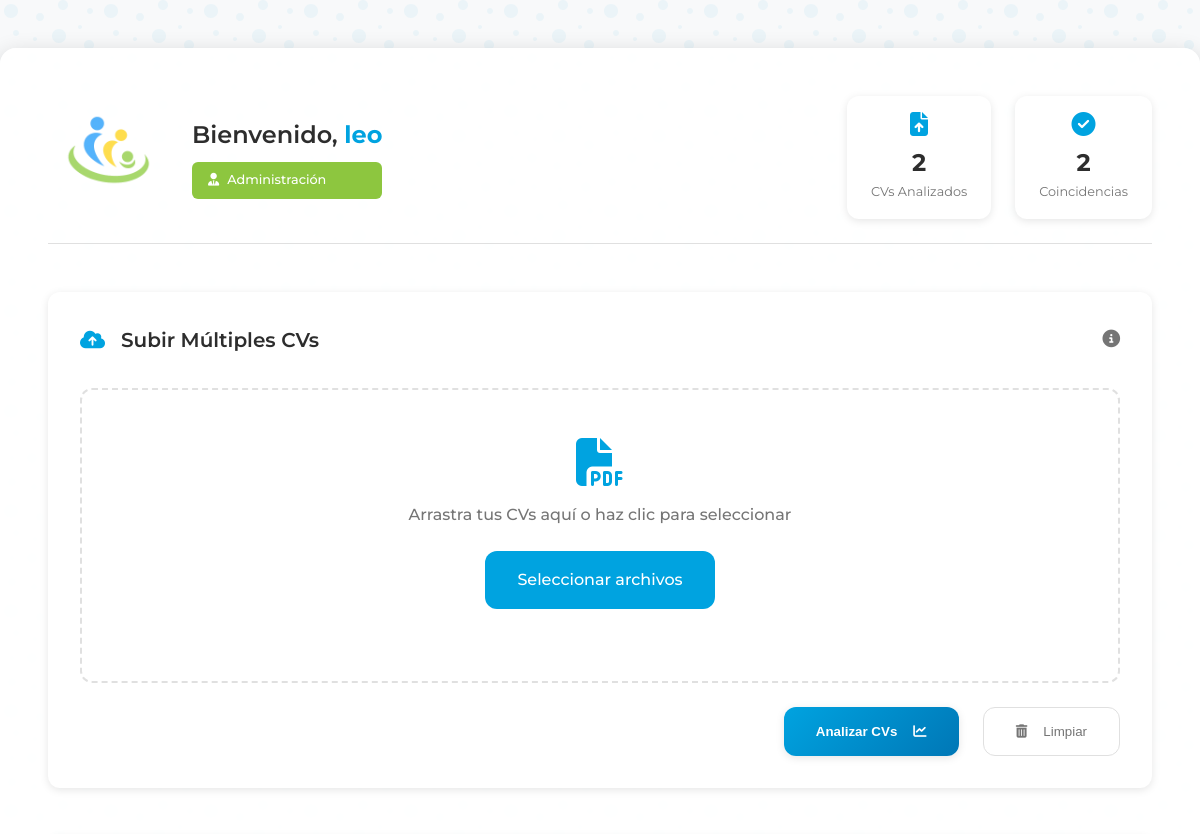
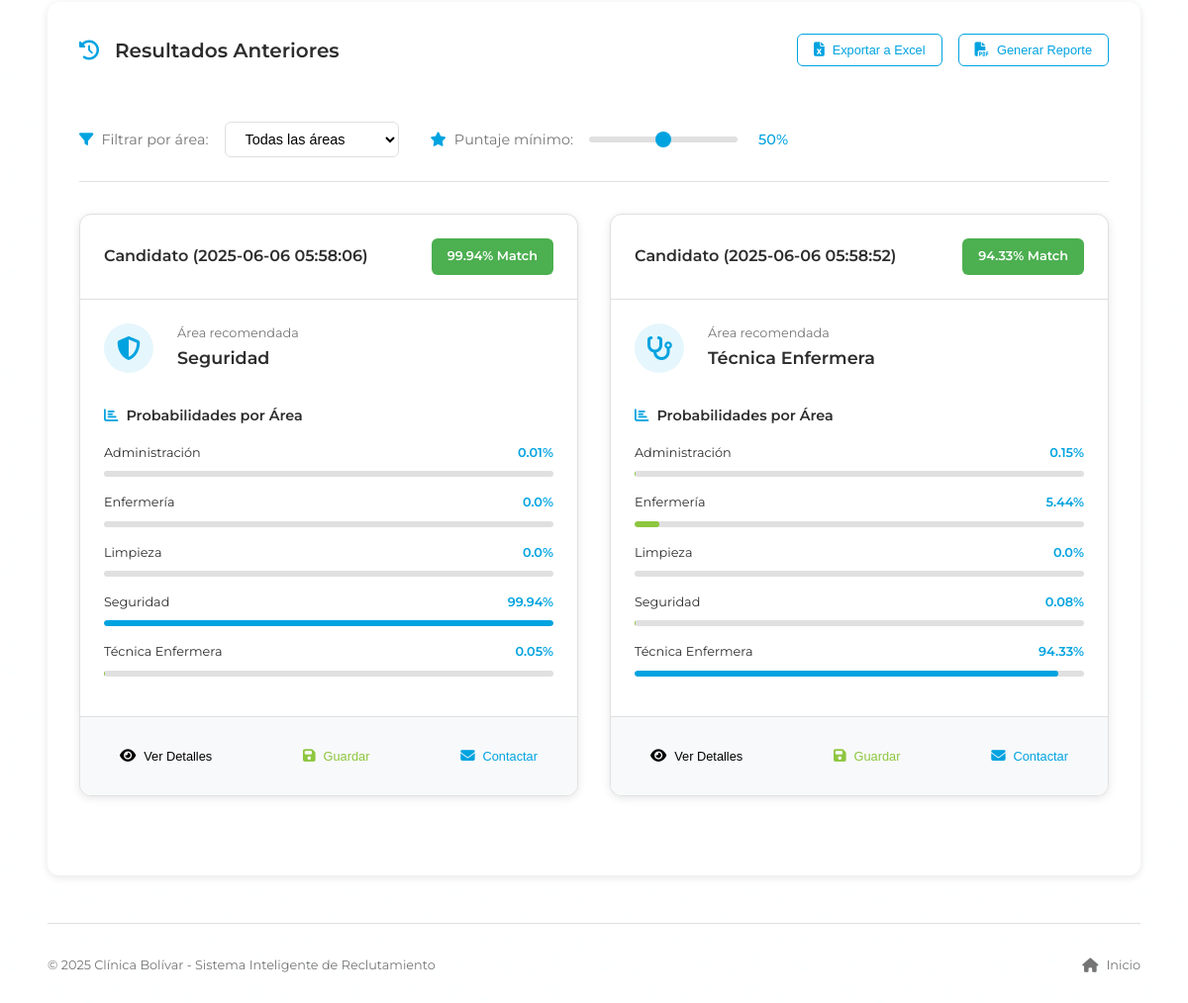
Page /welcome?personal_id=1 on the committed database (2 pictures, top to bottom).
### tables this page shows
CREATE TABLE personal (
                id INTEGER PRIMARY KEY AUTOINCREMENT,
                name TEXT NOT NULL,
                cargo TEXT NOT NULL
            );

CREATE TABLE cv_results (
                id INTEGER PRIMARY KEY AUTOINCREMENT,
                personal_id INTEGER NOT NULL,
                cv_text TEXT,
                prediction TEXT NOT NULL,
                probabilities TEXT NOT NULL,
                phone_number TEXT,
                timestamp DATETIME DEFAULT CURRENT_TIMESTAMP,
                FOREIGN KEY (personal_id) REFERENCES personal (id)
            );

### app.py (the view, shortened to what this page needs)
@app.route('/welcome', methods=['GET', 'POST'])
def welcome():
    personal_id = request.args.get('personal_id')
    if not personal_id:
        return redirect(url_for('index'))
    with sqlite3.connect(DATABASE) as conn:
        cursor = conn.cursor()
        cursor.execute('SELECT name, cargo FROM personal WHERE id = ?', (personal_id,))
        personal = cursor.fetchone()
    if not personal:
        return redirect(url_for('index'))
    name, cargo = personal
    with sqlite3.connect(DATABASE) as conn:
        cursor = conn.cursor()
        cursor.execute('SELECT prediction, probabilities, phone_number, timestamp FROM cv_results WHERE personal_id = ?', (personal_id,))
        previous_results = cursor.fetchall()
        previous_results = [
            {
                'prediction': pred,
                'results': json.loads(probs),
                'phone_number': phone,
                'timestamp': ts
            }
            for pred, probs, phone, ts in previous_results
        ]
        cursor.execute('SELECT COUNT(*) FROM cv_results WHERE personal_id = ?', (personal_id,))
        cv_count = cursor.fetchone()[0]
        match_count = sum(1 for result in previous_results if result['results'][result['prediction']] > 70)
    return render_template('welcome.html', name=name, cargo=cargo, results_list=results_list if 'results_list' in locals() else [], previous_results=previous_results, cv_count=cv_count, match_count=match_count)

### templates/welcome.html (shortened to what this page needs)
<!DOCTYPE html>
<html lang="es">
<head>
    <link rel="stylesheet" href="https://cdnjs.cloudflare.com/ajax/libs/font-awesome/6.4.0/css/all.min.css">
    <link rel="stylesheet" href="{{ url_for('static', filename='css/welcome.css') }}">
</head>
<body class="clinica-reclutamiento__body">
    <div class="clinica-reclutamiento__container">
        <header class="clinica-reclutamiento__header">
            <div class="clinica-reclutamiento__logo-container">
                <img src="{{ url_for('static', filename='images/logo.webp') }}" alt="Clínica Bolívar Logo" class="clinica-reclutamiento__logo">
                <div class="clinica-reclutamiento__user-info">
                    <h1 class="clinica-reclutamiento__welcome-title">Bienvenido, <span class="clinica-reclutamiento__user-name">{{ name }}</span></h1>
                    <div class="clinica-reclutamiento__user-badge">
                        <i class="fas fa-user-tie"></i>
                        <span>{{ cargo }}</span>
                    </div>
                </div>
            </div>
            <div class="clinica-reclutamiento__stats">
                <div class="clinica-reclutamiento__stat-card">
                    <i class="fas fa-file-upload"></i>
                    <span class="clinica-reclutamiento__stat-value" id="totalUploads">{{ cv_count }}</span>
                    <span class="clinica-reclutamiento__stat-label">CVs Analizados</span>
                </div>
                <div class="clinica-reclutamiento__stat-card">
                    <i class="fas fa-check-circle"></i>
                    <span class="clinica-reclutamiento__stat-value" id="successfulMatches">{{ match_count }}</span>
                    <span class="clinica-reclutamiento__stat-label">Coincidencias</span>
                </div>
            </div>
        </header>
        <main class="clinica-reclutamiento__main">
            <section class="clinica-reclutamiento__upload-section">
                <div class="clinica-reclutamiento__section-header">
                    <h2><i class="fas fa-cloud-upload-alt"></i> Subir Múltiples CVs</h2>
                    <div class="clinica-reclutamiento__section-tooltip">
                        <i class="fas fa-info-circle"></i>
                    </div>
                </div>
                <form method="post" enctype="multipart/form-data" id="uploadForm" class="clinica-reclutamiento__upload-form">
                    <div class="clinica-reclutamiento__drag-drop-area" id="dropArea">
                        <i class="fas fa-file-pdf clinica-reclutamiento__upload-icon"></i>
                        <p class="clinica-reclutamiento__drag-text">Arrastra tus CVs aquí o haz clic para seleccionar</p>
                        <label for="files" class="clinica-reclutamiento__file-label">Seleccionar archivos</label>
                    </div>
                    <div class="clinica-reclutamiento__form-actions">
                        <button type="submit" id="analyzeBtn" class="clinica-reclutamiento__analyze-btn">
                            <span class="clinica-reclutamiento__btn-text">Analizar CVs</span>
                            <i class="fas fa-chart-line clinica-reclutamiento__btn-icon"></i>
                        </button>
                        <button type="button" id="clearBtn" class="clinica-reclutamiento__clear-btn">
                            <i class="fas fa-trash-alt"></i> Limpiar
                        </button>
                    </div>
                </form>
            </section>
            {% if previous_results %}
            <section class="clinica-reclutamiento__results-section">
                <div class="clinica-reclutamiento__section-header">
                    <h2><i class="fas fa-history"></i> Resultados Anteriores</h2>
                    <div class="clinica-reclutamiento__export-actions">
                        <button class="clinica-reclutamiento__export-btn">
                            <i class="fas fa-file-excel"></i> Exportar a Excel
                        </button>
                        <button class="clinica-reclutamiento__export-btn">
                            <i class="fas fa-file-pdf"></i> Generar Reporte
                        </button>
                    </div>
                </div>
                <div class="clinica-reclutamiento__filters">
                    <div class="clinica-reclutamiento__filter-group">
                        <label for="areaFilterPrev"><i class="fas fa-filter"></i> Filtrar por área:</label>
                        <select id="areaFilterPrev" class="clinica-reclutamiento__filter-select">
                            <option value="all">Todas las áreas</option>
                        </select>
                    </div>
                    <div class="clinica-reclutamiento__filter-group">
                        <label for="scoreFilterPrev"><i class="fas fa-star"></i> Puntaje mínimo:</label>
                        <input type="range" id="scoreFilterPrev" min="0" max="100" value="50" class="clinica-reclutamiento__filter-range">
                        <span id="scoreValuePrev" class="clinica-reclutamiento__range-value">50%</span>
                    </div>
                </div>
                <div class="clinica-reclutamiento__results-grid">
                    {% for result in previous_results %}
                    <div class="clinica-reclutamiento__result-card" data-area="{{ result.prediction|lower }}" data-score="{{ result.results[result.prediction] }}">
                        <div class="clinica-reclutamiento__card-header">
                            <h3 class="clinica-reclutamiento__candidate-title">Candidato ({{ result.timestamp }})</h3>
                            <span class="clinica-reclutamiento__match-badge" style="background-color: {{ 'var(--clinica-success)' if result.results[result.prediction]|float > 70 else 'var(--clinica-warning)' }}">
                                {{ result.results[result.prediction] }}% Match
                            </span>
                        </div>
                        <div class="clinica-reclutamiento__card-body">
                            <div class="clinica-reclutamiento__main-prediction">
                                <div class="clinica-reclutamiento__prediction-icon">
                                    {% if result.prediction == "Administración" %}
                                        <i class="fas fa-briefcase"></i>
                                    {% elif result.prediction == "Enfermería" %}
                                        <i class="fas fa-heartbeat"></i>
                                    {% elif result.prediction == "Limpieza" %}
                                        <i class="fas fa-broom"></i>
                                    {% elif result.prediction == "Técnica Enfermera" %}
                                        <i class="fas fa-stethoscope"></i>
                                    {% elif result.prediction == "Seguridad" %}
                                        <i class="fas fa-shield-alt"></i>
                                    {% else %}
                                        <i class="fas fa-warehouse"></i>
                                    {% endif %}
                                </div>
                                <div>
                                    <p class="clinica-reclutamiento__area-label">Área recomendada</p>
                                    <p class="clinica-reclutamiento__area-value">{{ result.prediction }}</p>
                                </div>
                            </div>
                            <div class="clinica-reclutamiento__probabilities">
                                <h4 class="clinica-reclutamiento__prob-title">
                                    <i class="fas fa-chart-bar"></i> Probabilidades por Área
                                </h4>
                                {% for area, prob in result.results.items() %}
                                <div class="clinica-reclutamiento__prob-item">
                                    <div class="clinica-reclutamiento__prob-info">
                                        <span class="clinica-reclutamiento__prob-area">{{ area }}</span>
                                        <span class="clinica-reclutamiento__prob-value">{{ prob }}%</span>
                                    </div>
                                    <div class="clinica-reclutamiento__progress-container">
                                        <div class="clinica-reclutamiento__progress-bar" style="width: {{ prob }}%; background-color: {% if area == result.prediction %}var(--clinica-primary){% else %}var(--clinica-secondary){% endif %}"></div>
                                    </div>
                                </div>
                                {% endfor %}
                            </div>
                        </div>
                        <div class="clinica-reclutamiento__card-footer">
                            <button class="clinica-reclutamiento__action-btn">
                                <i class="fas fa-eye"></i> Ver Detalles
                            </button>
                            <button class="clinica-reclutamiento__action-btn clinica-reclutamiento__save-btn">
                                <i class="fas fa-save"></i> Guardar
                            </button>
                            <button class="clinica-reclutamiento__action-btn clinica-reclutamiento__contact-btn" disabled title="Número de celular no encontrado">
                                <i class="fas fa-envelope"></i> Contactar
                            </button>
                        </div>
                    </div>
                    {% endfor %}
                </div>
            </section>
            {% endif %}
        </main>
        <footer class="clinica-reclutamiento__footer">
            <div class="clinica-reclutamiento__footer-content">
                <p class="clinica-reclutamiento__copyright">
                    © 2025 Clínica Bolívar - Sistema Inteligente de Reclutamiento
                </p>
                <div class="clinica-reclutamiento__footer-links">
                    <a href="{{ url_for('index') }}" class="clinica-reclutamiento__footer-link">
                        <i class="fas fa-home"></i> Inicio
                    </a>
                </div>
            </div>
        </footer>
    </div>
</body>
</html>

### rows in the picture
personal: name "leo", cargo "Administración"
cv_results: timestamp "2025-06-06 05:58:06", prediction "99.94", prediction "Seguridad", results "Administración" "Enfermería" "Limpieza" "Seguridad" "Técnica Enfermera", results "0.01" "0.0" "0.0" "99.94" "0.05"
cv_results: timestamp "2025-06-06 05:58:52", prediction "94.33", prediction "Técnica Enfermera", results "Administración" "Enfermería" "Limpieza" "Seguridad" "Técnica Enfermera", results "0.15" "5.44" "0.0" "0.08" "94.33"

### other values in the picture
{{ cv_count }} "2"
{{ match_count }} "2"
